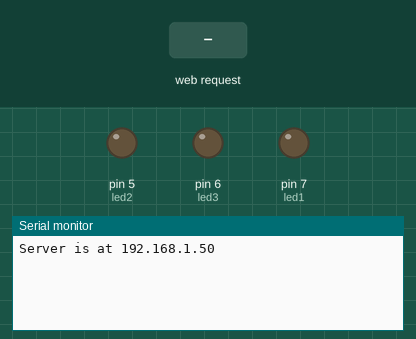
The sketch below on a simulated Arduino Uno, built with avr-gcc and run on an emulated ATmega328P. On the bench: output pins drawn as LEDs (lit = HIGH), the last lines printed to the serial monitor. Inputs (shaded band) come from the test bench. WiFi joins after 1.5 s; servers stay silent unless stated.

Above: at 2.7 s.
2.8 s: HTTP request GET /setup received
At 4.0 s:
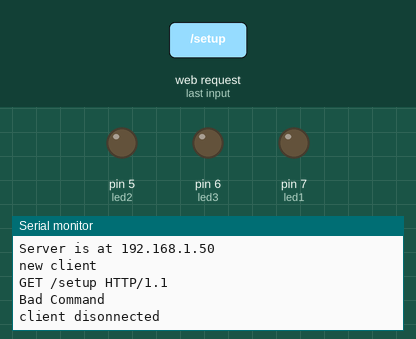
4.3 s: HTTP request GET /Off received
At 5.2 s:
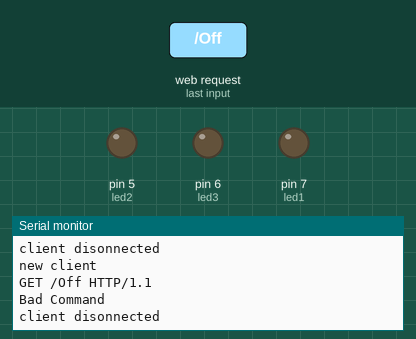
5.8 s: HTTP request GET /Low received
At 6.3 s:
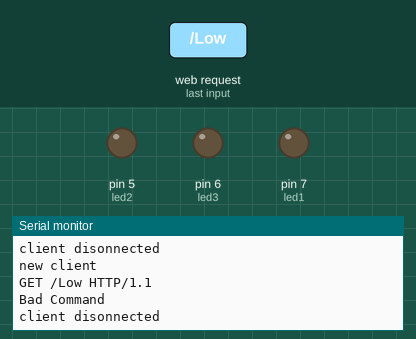

Measured:
- after the input at 2.8 s, the serial monitor: prints a new line at once (image 1)
- after the input at 4.3 s, the serial monitor: prints a new line at once (image 2)
- after the input at 5.8 s, the serial monitor: prints a new line at once (image 3)

The sketch:

multi_state_server.ino
```cpp
/*
 Simple Arduino server to model/test functionality for a multi-state device.
 We turn on 0 leds for off, 1 led for low, 2 for medium, 3 for high.

 */

#include <SPI.h>
#include <Ethernet.h>

// Enter a MAC address and IP address for your controller below.
// The IP address will be dependent on your local network:
byte mac[] = {
  0xAA, 0x00, 0x00, 0x00, 0x00, 0x16 };

// Initialize the Ethernet server library
// with the IP address and port you want to use
// (port 80 is default for HTTP):
EthernetServer server(23);
//Possible device states
char possStates[]="Off;Low;Medium;High";

//Lights to model device states
int led1 = 7;
int led2 = 5;
int led3 = 6;

void setup() {

  //Setup pins and set leds off to start
  pinMode(led1, OUTPUT);
  pinMode(led2, OUTPUT);
  pinMode(led3, OUTPUT);
  digitalWrite(led1, LOW);
  digitalWrite(led2, LOW);
  digitalWrite(led3, LOW);

//setup server
  Serial.begin(9600);
  while (!Serial){ ; }
  Ethernet.begin(mac);
  server.begin();
  Serial.print("Server is at ");
  Serial.println(Ethernet.localIP());
}

void loop() {

  // listen for incoming clients
  EthernetClient client = server.available();
  if (client) {
    Serial.println("new client");
    boolean currentLineIsBlank = true;
    String incoming = "";

    //For client, read in incoming message until new line. Then process command and respond appropriately.
    while (client.connected()) {
      if (client.available()) {
        char c = client.read();
        incoming += c;

        Serial.write(c);
        // if you've gotten to the end of the line (received a newline
        // character) and the line is blank
        //Process incoming command
        if (c == '\n') {
          if (incoming.startsWith("setup")){
            client.print("OK: ");
            client.println(possStates);
            Serial.println("SETUP");
          } else if (incoming.startsWith("Off")){
            client.print("OK");
            digitalWrite(led1,LOW);
            digitalWrite(led2,LOW);
            digitalWrite(led3, LOW);
                        Serial.println("Off");

          }else if (incoming.startsWith("Low")){
            client.println("OK");
            digitalWrite(led1,HIGH);
            digitalWrite(led2,LOW);
            digitalWrite(led3, LOW);
                        Serial.println("Low");

          }else if (incoming.startsWith("Medium")){
            client.println("OK");
            digitalWrite(led1,HIGH);
            digitalWrite(led2,HIGH);
            digitalWrite(led3, LOW);
                        Serial.println("Medium");

          } else if (incoming.startsWith("High")){
            client.println("OK");
            digitalWrite(led1,HIGH);
            digitalWrite(led2,HIGH);
            digitalWrite(led3, HIGH);
                        Serial.println("High");

          } else {
            Serial.println("Bad Command");
            client.println("Bad command");

          }
          incoming  = "";
          break;
        }
      }
    }
    // give the web browser time to receive the data
    delay(1);
    // close the connection:
    client.stop();
    Serial.println("client disonnected");
  }
}
```
